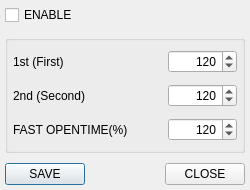
<?xml version="1.0" encoding="UTF-8"?>
<ui version="4.0">
 <class>COpenTimeDelay</class>
 <widget class="QDialog" name="COpenTimeDelay">
  <property name="geometry">
   <rect>
    <x>0</x>
    <y>0</y>
    <width>250</width>
    <height>190</height>
   </rect>
  </property>
  <property name="minimumSize">
   <size>
    <width>250</width>
    <height>190</height>
   </size>
  </property>
  <property name="maximumSize">
   <size>
    <width>250</width>
    <height>190</height>
   </size>
  </property>
  <property name="windowTitle">
   <string>OPENTIME DELAY SETTING</string>
  </property>
  <property name="windowIcon">
   <iconset resource="../MainUi.qrc">
    <normaloff>:/icon/icon/clock.ico</normaloff>:/icon/icon/clock.ico</iconset>
  </property>
  <layout class="QVBoxLayout" name="verticalLayout_2">
   <property name="spacing">
    <number>10</number>
   </property>
   <property name="leftMargin">
    <number>5</number>
   </property>
   <property name="topMargin">
    <number>5</number>
   </property>
   <property name="rightMargin">
    <number>5</number>
   </property>
   <property name="bottomMargin">
    <number>5</number>
   </property>
   <item>
    <widget class="QCheckBox" name="chkEnable">
     <property name="text">
      <string>ENABLE</string>
     </property>
    </widget>
   </item>
   <item>
    <widget class="QGroupBox" name="groupBox">
     <property name="title">
      <string/>
     </property>
     <layout class="QVBoxLayout" name="verticalLayout">
      <property name="spacing">
       <number>7</number>
      </property>
      <property name="leftMargin">
       <number>5</number>
      </property>
      <property name="topMargin">
       <number>5</number>
      </property>
      <property name="rightMargin">
       <number>5</number>
      </property>
      <property name="bottomMargin">
       <number>5</number>
      </property>
      <item>
       <layout class="QHBoxLayout" name="horizontalLayout">
        <property name="spacing">
         <number>5</number>
        </property>
        <item>
         <widget class="QLabel" name="lblFirst">
          <property name="minimumSize">
           <size>
            <width>150</width>
            <height>0</height>
           </size>
          </property>
          <property name="text">
           <string>1st (First)</string>
          </property>
         </widget>
        </item>
        <item>
         <widget class="QSpinBox" name="sbFirst">
          <property name="alignment">
           <set>Qt::AlignRight|Qt::AlignTrailing|Qt::AlignVCenter</set>
          </property>
          <property name="maximum">
           <number>9999</number>
          </property>
          <property name="singleStep">
           <number>10</number>
          </property>
          <property name="value">
           <number>120</number>
          </property>
         </widget>
        </item>
       </layout>
      </item>
      <item>
       <layout class="QHBoxLayout" name="horizontalLayout_2">
        <property name="spacing">
         <number>5</number>
        </property>
        <item>
         <widget class="QLabel" name="lblSecond">
          <property name="minimumSize">
           <size>
            <width>150</width>
            <height>0</height>
           </size>
          </property>
          <property name="text">
           <string>2nd (Second)</string>
          </property>
         </widget>
        </item>
        <item>
         <widget class="QSpinBox" name="sbSecond">
          <property name="alignment">
           <set>Qt::AlignRight|Qt::AlignTrailing|Qt::AlignVCenter</set>
          </property>
          <property name="maximum">
           <number>9999</number>
          </property>
          <property name="singleStep">
           <number>10</number>
          </property>
          <property name="value">
           <number>120</number>
          </property>
         </widget>
        </item>
       </layout>
      </item>
      <item>
       <layout class="QHBoxLayout" name="horizontalLayout_3">
        <property name="spacing">
         <number>5</number>
        </property>
        <item>
         <widget class="QLabel" name="lblFastOpenTime">
          <property name="minimumSize">
           <size>
            <width>150</width>
            <height>0</height>
           </size>
          </property>
          <property name="text">
           <string>FAST OPENTIME(%)</string>
          </property>
         </widget>
        </item>
        <item>
         <widget class="QSpinBox" name="sbFastOpenTime">
          <property name="alignment">
           <set>Qt::AlignRight|Qt::AlignTrailing|Qt::AlignVCenter</set>
          </property>
          <property name="maximum">
           <number>9999</number>
          </property>
          <property name="singleStep">
           <number>10</number>
          </property>
          <property name="value">
           <number>120</number>
          </property>
         </widget>
        </item>
       </layout>
      </item>
     </layout>
    </widget>
   </item>
   <item>
    <layout class="QHBoxLayout" name="horizontalLayout_4">
     <property name="spacing">
      <number>5</number>
     </property>
     <item>
      <widget class="QPushButton" name="btnSave">
       <property name="text">
        <string>SAVE</string>
       </property>
       <property name="icon">
        <iconset resource="../MainUi.qrc">
         <normaloff>:/icon/icon/green_check.ico</normaloff>:/icon/icon/green_check.ico</iconset>
       </property>
      </widget>
     </item>
     <item>
      <spacer name="horizontalSpacer">
       <property name="orientation">
        <enum>Qt::Horizontal</enum>
       </property>
       <property name="sizeHint" stdset="0">
        <size>
         <width>40</width>
         <height>20</height>
        </size>
       </property>
      </spacer>
     </item>
     <item>
      <widget class="QPushButton" name="btnClose">
       <property name="text">
        <string>CLOSE</string>
       </property>
       <property name="icon">
        <iconset resource="../MainUi.qrc">
         <normaloff>:/icon/icon/cancel.ico</normaloff>:/icon/icon/cancel.ico</iconset>
       </property>
      </widget>
     </item>
    </layout>
   </item>
  </layout>
 </widget>
 <resources>
  <include location="../MainUi.qrc"/>
 </resources>
 <connections/>
</ui>
